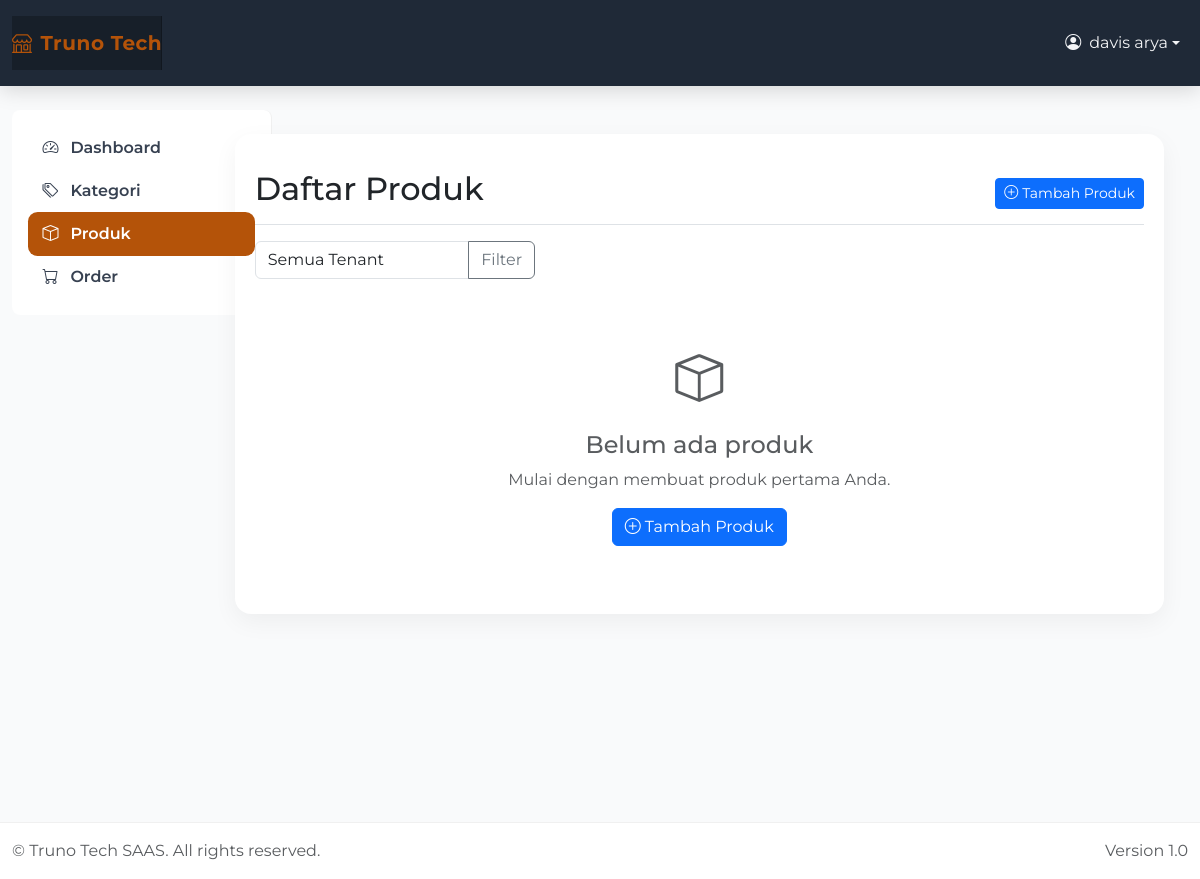
/products/ (signed in), run on an earlier commit of the app's database.
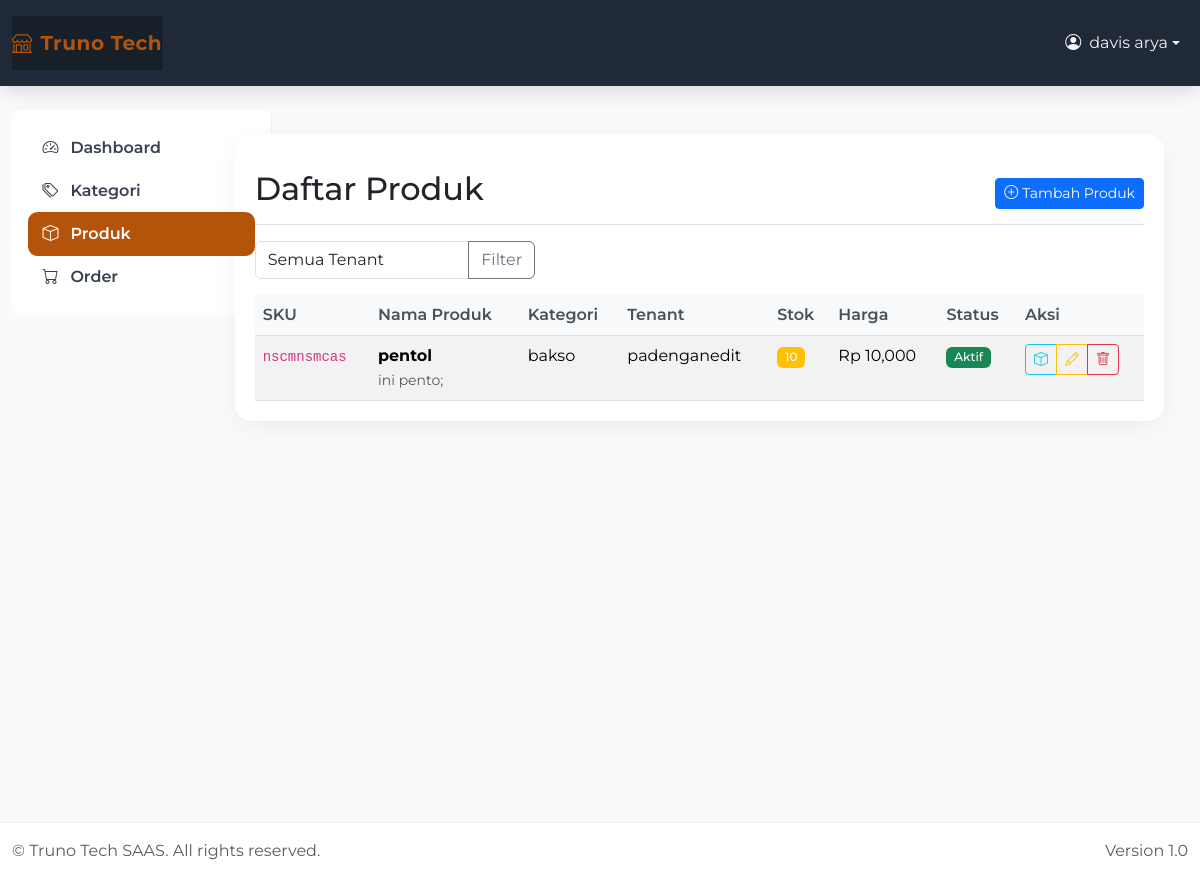
And on a later commit of the database.
### apps/products/models.py (models this page shows, shortened)
class Product(models.Model):
    tenant = models.ForeignKey(Tenant, on_delete=models.CASCADE, related_name='products')
    category = models.ForeignKey(ProductCategory, on_delete=models.CASCADE, related_name='products')
    sku = models.CharField(max_length=50)
    name = models.CharField(max_length=200)
    description = models.TextField(blank=True)
    qty = models.IntegerField(default=0)
    price = models.BigIntegerField()  # Price in cents/rupiah
    is_active = models.BooleanField(default=True)
    created_by = models.ForeignKey(User, on_delete=models.CASCADE)
    created_at = models.DateTimeField(auto_now_add=True)
    updated_at = models.DateTimeField(auto_now=True)
    @property
    def price_display(self):
        return f"Rp {self.price:,}"
    class Meta:
        db_table = 'products'
        unique_together = ['tenant', 'sku']
        ordering = ['name']

class ProductCategory(models.Model):
    tenant = models.ForeignKey(Tenant, on_delete=models.CASCADE, related_name='categories')
    name = models.CharField(max_length=100)
    description = models.TextField(blank=True)
    created_by = models.ForeignKey(User, on_delete=models.CASCADE)
    created_at = models.DateTimeField(auto_now_add=True)
    updated_at = models.DateTimeField(auto_now=True)
    class Meta:
        db_table = 'product_categories'
        unique_together = ['tenant', 'name']
        ordering = ['name']

### apps/tenants/models.py (models this page shows, shortened)
class Tenant(models.Model):
    owner = models.ForeignKey(User, on_delete=models.CASCADE, related_name='tenants')
    name = models.CharField(max_length=200)
    address = models.TextField()
    phone = models.CharField(max_length=15)
    is_active = models.BooleanField(default=True)
    created_at = models.DateTimeField(auto_now_add=True)
    updated_at = models.DateTimeField(auto_now=True)
    class Meta:
        db_table = 'tenants'
        ordering = ['-created_at']

### apps/products/views.py (the view)
# urls.py: path('', views.product_list_view, name='list'),
@login_required
def product_list_view(request):
    tenants = get_accessible_tenants(request.user)
    products = Product.objects.filter(tenant__in=tenants).select_related('tenant', 'category')
    tenant_filter = request.GET.get('tenant')
    if tenant_filter:
        products = products.filter(tenant_id=tenant_filter)
    return render(request, 'products/product_list.html', {
        'products': products,
        'tenants': tenants,
        'selected_tenant': int(tenant_filter) if tenant_filter else None
    })

### apps/products/views.py (called while the page is built)
def get_accessible_tenants(user):
    if not hasattr(user, 'userprofile'):
        return Tenant.objects.none()
    if user.userprofile.role == 'client':
        return Tenant.objects.filter(owner=user)
    elif user.userprofile.role == 'crew':
        return Tenant.objects.filter(tenant_accesses__crew=user)
    return Tenant.objects.none()

### apps/products/templates/products/product_list.html (shortened to what this page needs)
{% extends 'base.html' %}
{% block content %}
<div class="d-flex justify-content-between flex-wrap flex-md-nowrap align-items-center pt-3 pb-2 mb-3 border-bottom">
    <h1 class="h2">Daftar Produk</h1>
    <div class="btn-toolbar mb-2 mb-md-0">
        <a href="{% url 'products:create' %}" class="btn btn-sm btn-primary">
            <i class="bi bi-plus-circle me-1"></i>Tambah Produk
        </a>
    </div>
</div>
<div class="row mb-3">
    <div class="col-md-4">
        <form method="get">
            <div class="input-group">
                <select name="tenant" class="form-control">
                    <option value="">Semua Tenant</option>
                </select>
                <button class="btn btn-outline-secondary" type="submit">Filter</button>
            </div>
        </form>
    </div>
</div>
{% if products %}
    <div class="table-responsive">
        <table class="table table-striped">
            <thead>
                <tr>
                    <th>SKU</th>
                    <th>Nama Produk</th>
                    <th>Kategori</th>
                    <th>Tenant</th>
                    <th>Stok</th>
                    <th>Harga</th>
                    <th>Status</th>
                    <th>Aksi</th>
                </tr>
            </thead>
            <tbody>
                {% for product in products %}
                <tr>
                    <td><code>{{ product.sku }}</code></td>
                    <td>
                        <strong>{{ product.name }}</strong>
                        {% if product.description %}
                            <br><small class="text-muted">{{ product.description|truncatewords:8 }}</small>
                        {% endif %}
                    </td>
                    <td>{{ product.category.name }}</td>
                    <td>{{ product.tenant.name }}</td>
                    <td>
                        <span class="badge {% if product.qty > 10 %}bg-success{% elif product.qty > 5 %}bg-warning{% else %}bg-danger{% endif %}">
                            {{ product.qty }}
                        </span>
                    </td>
                    <td>{{ product.price_display }}</td>
                    <td>
                        {% if product.is_active %}
                            <span class="badge bg-success">Aktif</span>
                        {% else %}
                            <span class="badge bg-secondary">Nonaktif</span>
                        {% endif %}
                    </td>
                    <td>
                        <div class="btn-group btn-group-sm" role="group">
                            <a href="{% url 'products:stock_adjustment' product.id %}"
                               class="btn btn-outline-info" title="Atur Stok">
                                <i class="bi bi-box"></i>
                            </a>
                            <a href="{% url 'products:edit' product.id %}"
                               class="btn btn-outline-warning" title="Edit">
                                <i class="bi bi-pencil"></i>
                            </a>
                            <a href="{% url 'products:delete' product.id %}"
                               class="btn btn-outline-danger" title="Hapus"
                               onclick="return confirm('Yakin ingin menghapus produk ini?')">
                                <i class="bi bi-trash"></i>
                            </a>
                        </div>
                    </td>
                </tr>
                {% endfor %}
            </tbody>
        </table>
    </div>
{% else %}
    <div class="text-center py-5">
        <i class="bi bi-box text-muted" style="font-size: 3rem;"></i>
        <h4 class="text-muted mt-3">Belum ada produk</h4>
        <p class="text-muted">Mulai dengan membuat produk pertama Anda.</p>
        <a href="{% url 'products:create' %}" class="btn btn-primary">
            <i class="bi bi-plus-circle me-1"></i>Tambah Produk
        </a>
    </div>
{% endif %}
{% endblock %}

### templates/base.html (shortened to what this page needs)
{% load static %}
<!DOCTYPE html>
<html lang="id" data-bs-theme="light">
<head>
  <link href="https://cdn.jsdelivr.net/npm/bootstrap@5.3.3/dist/css/bootstrap.min.css" rel="stylesheet" />
  <link href="https://cdn.jsdelivr.net/npm/bootstrap-icons@1.11.3/font/bootstrap-icons.css" rel="stylesheet" />
  <link rel="stylesheet" href="{% static 'css/custom.css' %}">
</head>
<body class="d-flex flex-column">
{% if user.is_authenticated %}
  <nav class="navbar navbar-expand-lg navbar-dark app-navbar py-3">
    <div class="container-fluid">
      <a class="navbar-brand d-flex align-items-center" href="{% url 'dashboard:home' %}">
        <i class="bi bi-shop me-2"></i>
        Truno Tech
      </a>
      <div class="collapse navbar-collapse" id="topbarNav">
        <ul class="navbar-nav ms-auto">
          <li class="nav-item dropdown">
            <a class="nav-link dropdown-toggle d-flex align-items-center" href="#" role="button" data-bs-toggle="dropdown" aria-expanded="false">
              <i class="bi bi-person-circle me-2"></i>
              {{ user.get_full_name|default:user.username }}
            </a>
          </li>
        </ul>
      </div>
    </div>
  </nav>
  <div class="container-fluid app-shell py-4">
    <div class="row g-3">
      <aside class="col-lg-3 col-xl-2 d-none d-lg-block">
        <div class="app-sidebar rounded-3 p-3">
          <div class="sidebar-inner">
            {% url 'dashboard:home' as dashboard_url %}
            {% url 'accounts:create_client' as create_client_url %}
            {% url 'tenants:list' as tenants_url %}
            {% url 'accounts:create_crew' as create_crew_url %}
            {% url 'products:category_list' as category_url %}
            {% url 'products:list' as products_url %}
            {% url 'orders:list' as orders_url %}
            {% url 'hpp:bahan_list' as bahan_url %}
            {% url 'hpp:list' as hpp_url %}
            <nav class="nav flex-column side-nav">
              <a class="nav-link {% if request.path == dashboard_url %}active{% endif %}" href="{{ dashboard_url }}">
                <i class="bi bi-speedometer2"></i> <span>Dashboard</span>
              </a>
              {% if user.userprofile.role == 'client' or user.userprofile.role == 'crew' %}
                <a class="nav-link {% if request.path == category_url %}active{% endif %}" href="{{ category_url }}">
                  <i class="bi bi-tags"></i> <span>Kategori</span>
                </a>
                <a class="nav-link {% if request.path == products_url %}active{% endif %}" href="{{ products_url }}">
                  <i class="bi bi-box"></i> <span>Produk</span>
                </a>
                <a class="nav-link {% if request.path == orders_url %}active{% endif %}" href="{{ orders_url }}">
                  <i class="bi bi-cart"></i> <span>Order</span>
                </a>
              {% endif %}
            </nav>
          </div>
        </div>
      </aside>
      <main class="col-lg-9 col-xl-10">
        <div class="app-main">
          <div class="content-wrapper">
            {% block content %}{% endblock %}
          </div>
        </div>
      </main>
    </div>
  </div>
  <footer class="app-footer mt-auto py-3">
    <div class="container-fluid d-flex justify-content-between align-items-center">
      <span class="text-muted">&copy; {{ now|date:'Y' }} Truno Tech SAAS. All rights reserved.</span>
      <span class="text-muted">Version 1.0</span>
    </div>
  </footer>
{% else %}
  <main class="container py-5">
    {% block login_content %}{% endblock %}
  </main>
{% endif %}
</body>
</html>

### static/css/custom.css (style rules this page uses)
body { font-family: 'Segoe UI', Tahoma, Geneva, Verdana, sans-serif; }
.navbar-brand { padding-top: .75rem; padding-bottom: .75rem; font-size: 1rem; background-color: rgba(0, 0, 0, .25); box-shadow: inset -1px 0 0 rgba(0, 0, 0, .25); }
.table { margin-bottom: 0; }
.table th { border-top: none; font-weight: 600; color: #495057; background-color: #f8f9fa; }
.btn { border-radius: 0.375rem; }
.btn-group-sm > .btn, .btn-sm { border-radius: 0.25rem; }
.badge { font-weight: 500; }

### templates/base.html (style rules this page uses)
:root { --brand: #1f2937; --brand-accent: #b45309; --brand-hover: #d97706; --bg-soft: #f9fafb; --radius: 1rem; }
html, body { height: 100%; }
body { background: var(--bg-soft); font-family: 'Montserrat', sans-serif; }
.app-navbar { background: var(--brand); box-shadow: 0 4px 20px rgba(0,0,0,.15); z-index: 1031; }
.app-navbar .navbar-brand { font-weight: 700; font-size: 1.25rem; letter-spacing: .5px; color: var(--brand-accent)!important; }
.app-navbar .nav-link { color: #f3f4f6; }
.app-shell { min-height: calc(100vh - 64px); }
.app-sidebar { width: 260px; background: #ffffff; border-right: 1px solid rgba(0,0,0,.06); }
.sidebar-inner { position: sticky; top: 1rem; }
.app-main { padding: 1.5rem; }
.content-wrapper { background: #fff; border-radius: var(--radius); box-shadow: 0 8px 24px rgba(0,0,0,.05); padding: 1.25rem; }
.side-nav .nav-link { display:flex; align-items:center; gap:.75rem; color:#374151; font-weight:600; padding:.6rem .9rem; border-radius:.6rem; }
.side-nav .nav-link.active { background:var(--brand-accent); color:#fff; }
.app-footer { background:#fff; border-top:1px solid rgba(0,0,0,.06); }

What changed in the data, as far as the page shows it:
now on this page (row edited): Product: sku "nscmnsmcas", name "pentol", description "ini pento;", category.name "bakso", tenant.name "padenganedit", qty "10", price_display "Rp 10,000", is_active "Aktif"
Also different on the page:
text no longer shown: "Belum ada produk Mulai dengan membuat produk pertama Anda. Tambah Produk"
text now shown: "SKU Nama Produk Kategori Tenant Stok Harga Status Aksi"
